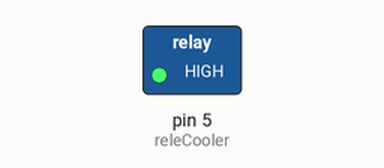
Simulated run of this sketch. Board: Arduino Uno, built with avr-gcc and run on an emulated ATmega328P. On the bench: switched loads named in the sketch (green lamp = pin HIGH). What the sketch prints to the serial monitor is not drawn.

Above: at 0.1 s.
Timing chart, 0 to 1.6 s (numbered marks = the images above):
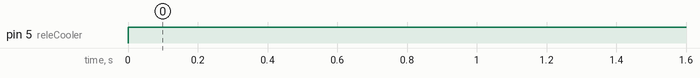

The sketch:

luz-ldr.ino
```cpp
// Zayat , Borio , Lowden | 5-A

int releCooler = 5;  // Pin digital para el relé del cooler
int umbralTemp = 28;  // Umbral de temperatura para encender el cooler

void setup() {
  pinMode(releCooler, OUTPUT);  // Configurar el pin del relé como salida
  Serial.begin(115200);         // Inicializar la comunicación serie
}

void loop() {
  float temperatura = 30;  // Este valor debe provenir del sensor AHT10 en el proyecto final

  // Controlar el cooler basado en la temperatura
  if (temperatura > umbralTemp) {
    digitalWrite(releCooler, HIGH);  // Enciende el cooler si la temperatura es mayor al umbral
    Serial.println("Cooler encendido");
  } else {
    digitalWrite(releCooler, LOW);   // Apaga el cooler si la temperatura es menor o igual al umbral
    Serial.println("Cooler apagado");
  }

  delay(2000);  // Esperar 2 segundos antes de verificar nuevamente
}
```

Measured:
- by itself, pin 5 (releCooler): LOW → HIGH at 0.00 s
